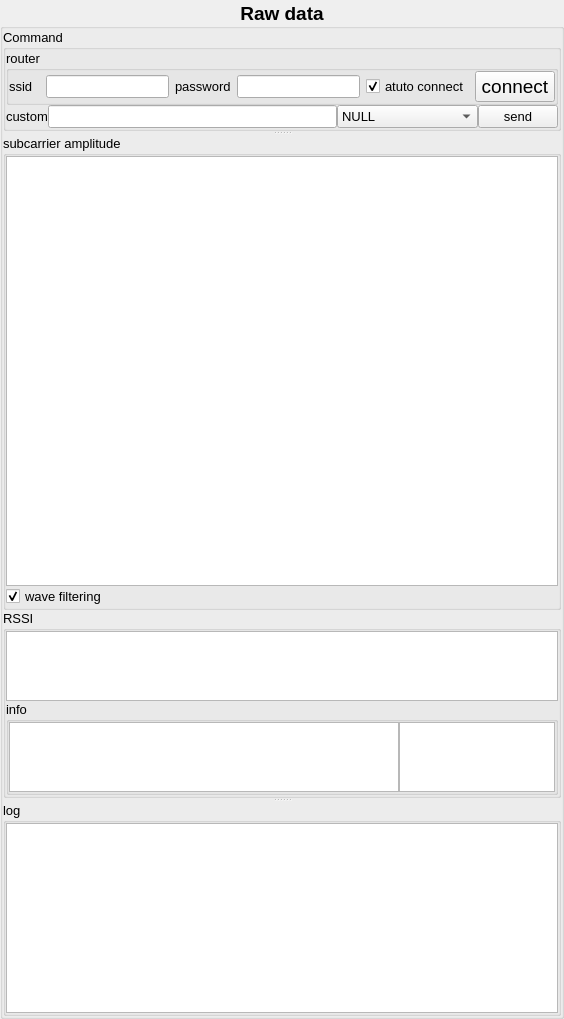
      <widget class="QGroupBox" name="groupBox_raw_data">
       <property name="font">
        <font>
         <pointsize>14</pointsize>
         <weight>75</weight>
         <bold>true</bold>
         <stylestrategy>PreferAntialias</stylestrategy>
        </font>
       </property>
       <property name="title">
        <string extracomment="Real time display of received CSI information">Raw data</string>
       </property>
       <property name="alignment">
        <set>Qt::AlignCenter</set>
       </property>
       <layout class="QVBoxLayout" name="verticalLayout_6">
        <property name="spacing">
         <number>0</number>
        </property>
        <property name="leftMargin">
         <number>0</number>
        </property>
        <property name="topMargin">
         <number>0</number>
        </property>
        <property name="rightMargin">
         <number>0</number>
        </property>
        <property name="bottomMargin">
         <number>0</number>
        </property>
        <item>
         <widget class="QSplitter" name="splitter">
          <property name="orientation">
           <enum>Qt::Vertical</enum>
          </property>
          <widget class="QGroupBox" name="groupBox_16">
           <property name="sizePolicy">
            <sizepolicy hsizetype="Preferred" vsizetype="Minimum">
             <horstretch>0</horstretch>
             <verstretch>0</verstretch>
            </sizepolicy>
           </property>
           <property name="font">
            <font>
             <pointsize>10</pointsize>
             <weight>50</weight>
             <bold>false</bold>
             <stylestrategy>PreferAntialias</stylestrategy>
            </font>
           </property>
           <property name="title">
            <string>Command</string>
           </property>
           <layout class="QVBoxLayout" name="verticalLayout_4">
            <property name="spacing">
             <number>0</number>
            </property>
            <property name="leftMargin">
             <number>0</number>
            </property>
            <property name="topMargin">
             <number>0</number>
            </property>
            <property name="rightMargin">
             <number>0</number>
            </property>
            <property name="bottomMargin">
             <number>0</number>
            </property>
            <item>
             <widget class="QGroupBox" name="groupBox_11">
              <property name="sizePolicy">
               <sizepolicy hsizetype="Preferred" vsizetype="Minimum">
                <horstretch>0</horstretch>
                <verstretch>0</verstretch>
               </sizepolicy>
              </property>
              <property name="font">
               <font>
                <pointsize>10</pointsize>
                <weight>50</weight>
                <bold>false</bold>
                <stylestrategy>PreferAntialias</stylestrategy>
               </font>
              </property>
              <property name="title">
               <string>router</string>
              </property>
              <layout class="QHBoxLayout" name="horizontalLayout_13" stretch="1,4,1,4,1,2">
               <property name="spacing">
                <number>6</number>
               </property>
               <property name="leftMargin">
                <number>0</number>
               </property>
               <property name="topMargin">
                <number>0</number>
               </property>
               <property name="rightMargin">
                <number>0</number>
               </property>
               <property name="bottomMargin">
                <number>0</number>
               </property>
               <item>
                <widget class="QLabel" name="label_delay_2">
                 <property name="sizePolicy">
                  <sizepolicy hsizetype="Preferred" vsizetype="Fixed">
                   <horstretch>0</horstretch>
                   <verstretch>0</verstretch>
                  </sizepolicy>
                 </property>
                 <property name="text">
                  <string>ssid </string>
                 </property>
                </widget>
               </item>
               <item>
                <widget class="QLineEdit" name="lineEdit_router_ssid"/>
               </item>
               <item>
                <widget class="QLabel" name="label_duration_2">
                 <property name="sizePolicy">
                  <sizepolicy hsizetype="Preferred" vsizetype="Fixed">
                   <horstretch>0</horstretch>
                   <verstretch>0</verstretch>
                  </sizepolicy>
                 </property>
                 <property name="text">
                  <string>password</string>
                 </property>
                </widget>
               </item>
               <item>
                <widget class="QLineEdit" name="lineEdit_router_password"/>
               </item>
               <item>
                <widget class="QCheckBox" name="checkBox_router_auto_connect">
                 <property name="text">
                  <string>atuto connect</string>
                 </property>
                 <property name="checked">
                  <bool>true</bool>
                 </property>
                </widget>
               </item>
               <item>
                <widget class="QPushButton" name="pushButton_router_connect">
                 <property name="font">
                  <font>
                   <pointsize>14</pointsize>
                   <weight>50</weight>
                   <bold>false</bold>
                   <stylestrategy>PreferAntialias</stylestrategy>
                  </font>
                 </property>
                 <property name="text">
                  <string>connect</string>
                 </property>
                 <property name="autoDefault">
                  <bool>false</bool>
                 </property>
                 <property name="default">
                  <bool>false</bool>
                 </property>
                </widget>
               </item>
              </layout>
             </widget>
            </item>
            <item>
             <layout class="QHBoxLayout" name="horizontalLayout_4" stretch="1,8,3,2">
              <property name="spacing">
               <number>0</number>
              </property>
              <item>
               <widget class="QLabel" name="label">
                <property name="font">
                 <font>
                  <pointsize>10</pointsize>
                  <weight>50</weight>
                  <bold>false</bold>
                  <stylestrategy>PreferAntialias</stylestrategy>
                 </font>
                </property>
                <property name="text">
                 <string>custom</string>
                </property>
               </widget>
              </item>
              <item>
               <widget class="QLineEdit" name="lineEdit_command">
                <property name="font">
                 <font>
                  <pointsize>10</pointsize>
                  <weight>50</weight>
                  <bold>false</bold>
                  <stylestrategy>PreferAntialias</stylestrategy>
                 </font>
                </property>
               </widget>
              </item>
              <item>
               <widget class="QComboBox" name="comboBox_command">
                <property name="font">
                 <font>
                  <pointsize>10</pointsize>
                  <weight>50</weight>
                  <bold>false</bold>
                  <stylestrategy>PreferAntialias</stylestrategy>
                 </font>
                </property>
                <item>
                 <property name="text">
                  <string>NULL</string>
                 </property>
                </item>
                <item>
                 <property name="text">
                  <string>restart</string>
                 </property>
                </item>
                <item>
                 <property name="text">
                  <string>radar --output LLFT</string>
                 </property>
                </item>
                <item>
                 <property name="text">
                  <string>version</string>
                 </property>
                </item>
                <item>
                 <property name="text">
                  <string>wifi_config --info</string>
                 </property>
                </item>
                <item>
                 <property name="text">
                  <string>wifi_scan</string>
                 </property>
                </item>
                <item>
                 <property name="text">
                  <string>ping --abort</string>
                 </property>
                </item>
               </widget>
              </item>
              <item>
               <widget class="QPushButton" name="pushButton_command">
                <property name="font">
                 <font>
                  <pointsize>10</pointsize>
                  <weight>50</weight>
                  <bold>false</bold>
                  <stylestrategy>PreferAntialias</stylestrategy>
                 </font>
                </property>
                <property name="text">
                 <string>send</string>
                </property>
               </widget>
              </item>
             </layout>
            </item>
           </layout>
          </widget>
          <widget class="QWidget" name="layoutWidget">
           <layout class="QVBoxLayout" name="verticalLayout_7" stretch="32,1">
            <property name="spacing">
             <number>0</number>
            </property>
            <item>
             <widget class="QGroupBox" name="groupBox_subcarrier">
              <property name="font">
               <font>
                <pointsize>10</pointsize>
                <weight>50</weight>
                <bold>false</bold>
                <stylestrategy>PreferAntialias</stylestrategy>
               </font>
              </property>
              <property name="title">
               <string>subcarrier amplitude</string>
              </property>
              <property name="flat">
               <bool>false</bool>
              </property>
              <property name="checkable">
               <bool>false</bool>
              </property>
              <layout class="QVBoxLayout" name="verticalLayout_9">
               <property name="spacing">
                <number>0</number>
               </property>
               <property name="leftMargin">
                <number>0</number>
               </property>
               <property name="topMargin">
                <number>0</number>
               </property>
               <property name="rightMargin">
                <number>0</number>
               </property>
               <property name="bottomMargin">
                <number>0</number>
               </property>
               <item>
                <layout class="QHBoxLayout" name="horizontalLayout_8"/>
               </item>
               <item>
                <widget class="PlotWidget" name="graphicsView_subcarrier"/>
               </item>
               <item>
                <widget class="QCheckBox" name="checkBox_wave_filtering">
                 <property name="font">
                  <font>
                   <pointsize>10</pointsize>
                   <weight>50</weight>
                   <bold>false</bold>
                   <stylestrategy>PreferAntialias</stylestrategy>
                  </font>
                 </property>
                 <property name="layoutDirection">
                  <enum>Qt::LeftToRight</enum>
                 </property>
                 <property name="text">
                  <string>wave filtering</string>
                 </property>
                 <property name="checked">
                  <bool>true</bool>
                 </property>
                </widget>
               </item>
              </layout>
             </widget>
            </item>
            <item>
             <widget class="QGroupBox" name="groupBox_rssi">
              <property name="font">
               <font>
                <pointsize>10</pointsize>
                <weight>50</weight>
                <bold>false</bold>
                <stylestrategy>PreferAntialias</stylestrategy>
               </font>
              </property>
              <property name="title">
               <string>RSSI</string>
              </property>
              <layout class="QVBoxLayout" name="verticalLayout_10">
               <property name="spacing">
                <number>0</number>
               </property>
               <property name="leftMargin">
                <number>0</number>
               </property>
               <property name="topMargin">
                <number>0</number>
               </property>
               <property name="rightMargin">
                <number>0</number>
               </property>
               <property name="bottomMargin">
                <number>0</number>
               </property>
               <item>
                <widget class="PlotWidget" name="graphicsView_rssi">
                 <property name="sizePolicy">
                  <sizepolicy hsizetype="Preferred" vsizetype="Preferred">
                   <horstretch>0</horstretch>
                   <verstretch>0</verstretch>
                  </sizepolicy>
                 </property>
                </widget>
               </item>
               <item>
                <widget class="QGroupBox" name="groupBox_radioHeader">
                 <property name="font">
                  <font>
                   <pointsize>10</pointsize>
                   <weight>50</weight>
                   <bold>false</bold>
                   <stylestrategy>PreferAntialias</stylestrategy>
                  </font>
                 </property>
                 <property name="title">
                  <string>info</string>
                 </property>
                 <layout class="QHBoxLayout" name="horizontalLayout_5" stretch="5,2">
                  <property name="spacing">
                   <number>0</number>
                  </property>
                  <property name="leftMargin">
                   <number>0</number>
                  </property>
                  <property name="topMargin">
                   <number>0</number>
                  </property>
                  <property name="rightMargin">
                   <number>0</number>
                  </property>
                  <property name="bottomMargin">
                   <number>0</number>
                  </property>
                  <item>
                   <widget class="QTableView" name="tableView_radioHeader">
                    <property name="font">
                     <font>
                      <pointsize>8</pointsize>
                      <weight>50</weight>
                      <bold>false</bold>
                      <stylestrategy>PreferAntialias</stylestrategy>
                     </font>
                    </property>
                    <property name="autoScrollMargin">
                     <number>10</number>
                    </property>
                    <property name="sortingEnabled">
                     <bool>false</bool>
                    </property>
                    <attribute name="horizontalHeaderMinimumSectionSize">
                     <number>12</number>
                    </attribute>
                    <attribute name="verticalHeaderMinimumSectionSize">
                     <number>10</number>
                    </attribute>
                    <attribute name="verticalHeaderDefaultSectionSize">
                     <number>20</number>
                    </attribute>
                    <attribute name="verticalHeaderStretchLastSection">
                     <bool>true</bool>
                    </attribute>
                   </widget>
                  </item>
                  <item>
                   <widget class="QTableView" name="tableView_device_info">
                    <property name="font">
                     <font>
                      <pointsize>8</pointsize>
                      <weight>50</weight>
                      <bold>false</bold>
                      <stylestrategy>PreferAntialias</stylestrategy>
                     </font>
                    </property>
                    <property name="autoScrollMargin">
                     <number>10</number>
                    </property>
                    <property name="sortingEnabled">
                     <bool>false</bool>
                    </property>
                    <attribute name="horizontalHeaderMinimumSectionSize">
                     <number>12</number>
                    </attribute>
                    <attribute name="verticalHeaderMinimumSectionSize">
                     <number>10</number>
                    </attribute>
                    <attribute name="verticalHeaderDefaultSectionSize">
                     <number>20</number>
                    </attribute>
                    <attribute name="verticalHeaderStretchLastSection">
                     <bool>true</bool>
                    </attribute>
                   </widget>
                  </item>
                 </layout>
                </widget>
               </item>
              </layout>
             </widget>
            </item>
           </layout>
          </widget>
          <widget class="QGroupBox" name="groupBox_13">
           <property name="font">
            <font>
             <pointsize>10</pointsize>
             <weight>50</weight>
             <bold>false</bold>
             <stylestrategy>PreferAntialias</stylestrategy>
            </font>
           </property>
           <property name="title">
            <string>log</string>
           </property>
           <layout class="QVBoxLayout" name="verticalLayout_13">
            <property name="spacing">
             <number>0</number>
            </property>
            <property name="leftMargin">
             <number>0</number>
            </property>
            <property name="topMargin">
             <number>0</number>
            </property>
            <property name="rightMargin">
             <number>0</number>
            </property>
            <property name="bottomMargin">
             <number>0</number>
            </property>
            <item>
             <widget class="QTextBrowser" name="textBrowser_log">
              <property name="sizePolicy">
               <sizepolicy hsizetype="Preferred" vsizetype="Preferred">
                <horstretch>0</horstretch>
                <verstretch>0</verstretch>
               </sizepolicy>
              </property>
              <property name="font">
               <font>
                <pointsize>8</pointsize>
                <weight>50</weight>
                <bold>false</bold>
                <stylestrategy>PreferAntialias</stylestrategy>
               </font>
              </property>
             </widget>
            </item>
           </layout>
          </widget>
         </widget>
        </item>
       </layout>
      </widget>
